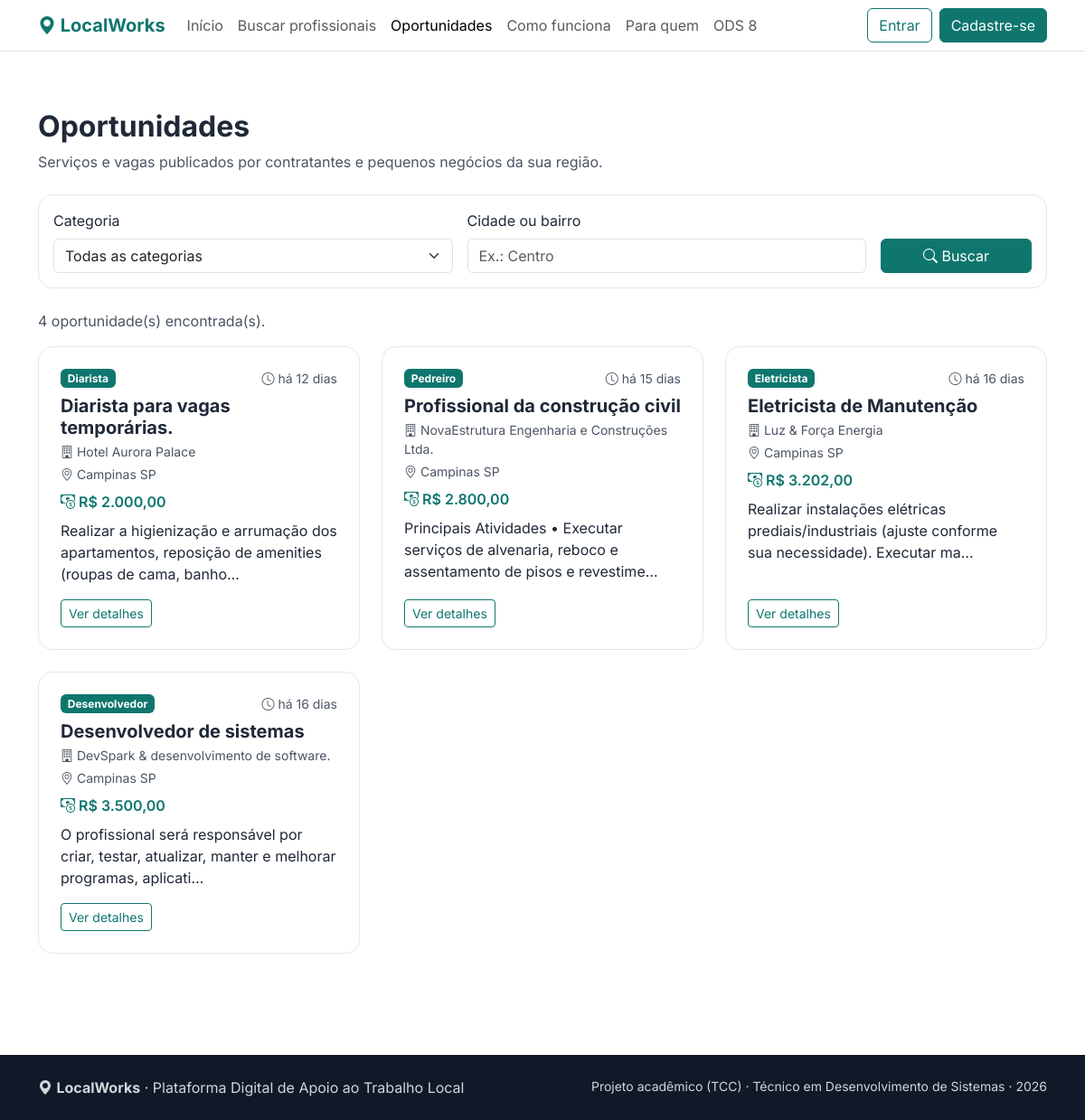
Before: /oportunidades.php with the older database file.
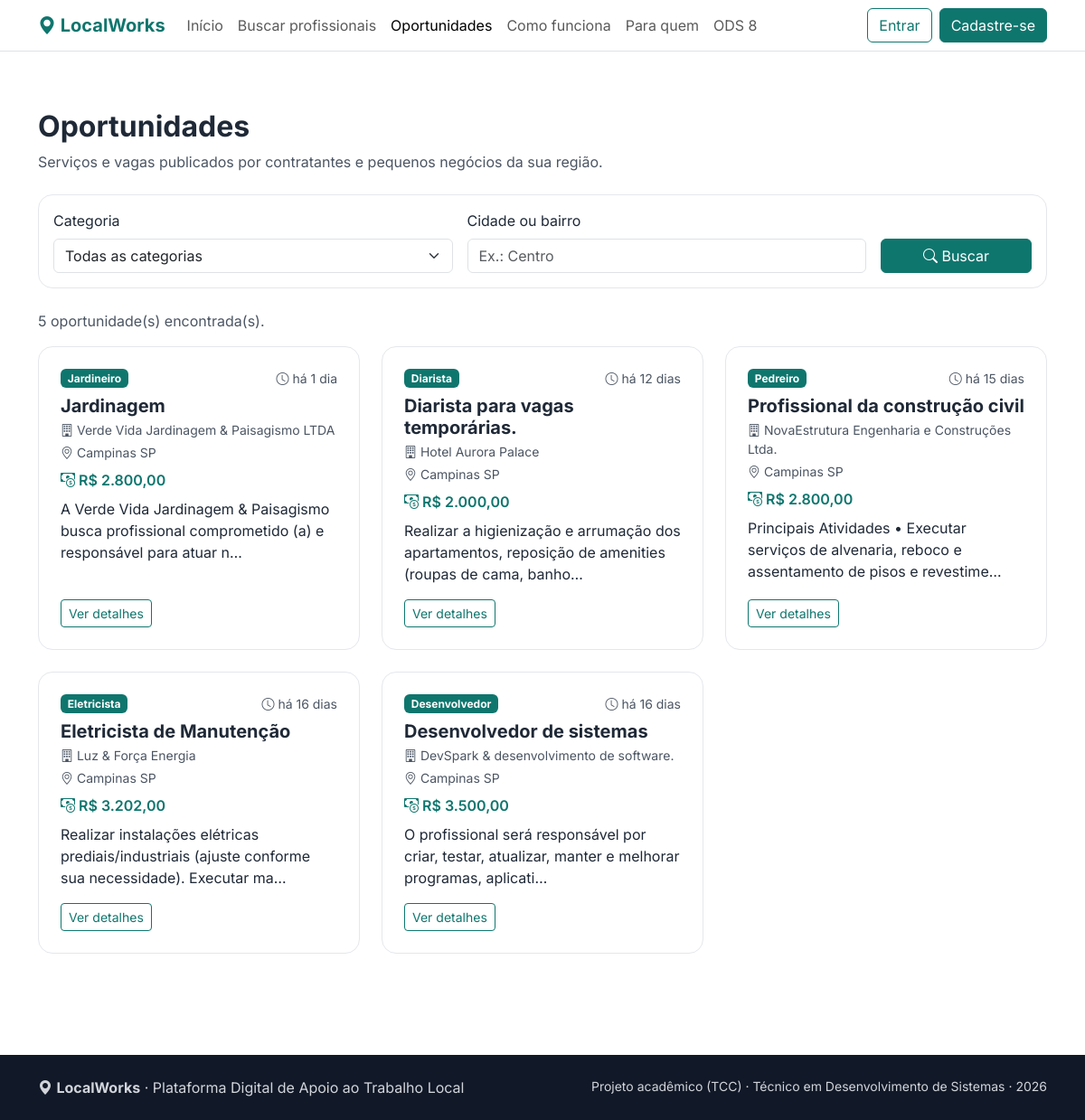
After: the same page with the newer database file.
### tables this page shows
CREATE TABLE `oportunidade` (
  `id_oportunidade` int(10) UNSIGNED NOT NULL,
  `titulo` varchar(100) NOT NULL,
  `descricao` text DEFAULT NULL,
  `localizacao` varchar(100) DEFAULT NULL,
  `valor_proposto` decimal(10,2) DEFAULT NULL,
  `publicada` tinyint(1) NOT NULL DEFAULT 1,
  `data_publicacao` datetime NOT NULL DEFAULT current_timestamp(),
  `id_contratante` int(10) UNSIGNED NOT NULL,
  `id_categoria` int(10) UNSIGNED NOT NULL
);

CREATE TABLE `categoria` (
  `id_categoria` int(10) UNSIGNED NOT NULL,
  `nome` varchar(100) NOT NULL,
  `descricao` text DEFAULT NULL,
  `aprovada` tinyint(1) NOT NULL DEFAULT 0
);

CREATE TABLE `contratante` (
  `id_contratante` int(10) UNSIGNED NOT NULL,
  `cnpj` varchar(18) DEFAULT NULL,
  `empresa` varchar(100) DEFAULT NULL
);

### src/Conexao.php (called while the page is built, shortened)
<?php
final class Conexao
{
    private static ?PDO $pdo = null;
    public static function obter(): PDO
    {
        if (self::$pdo instanceof PDO) {
            return self::$pdo;
        }
        $host = '127.0.0.1';
        $porta = '3306';
        $banco = 'LocalWorks_DB';
        $usuario = 'root';
        $senha = '';
        $dsn = "mysql:host={$host};port={$porta};dbname={$banco};charset=utf8mb4";
        self::$pdo = new PDO($dsn, $usuario, $senha, [
            PDO::ATTR_ERRMODE => PDO::ERRMODE_EXCEPTION,
            PDO::ATTR_DEFAULT_FETCH_MODE => PDO::FETCH_ASSOC,
            PDO::ATTR_EMULATE_PREPARES => false,
        ]);
        return self::$pdo;
    }
}

### src/Oportunidades.php (called while the page is built, shortened)
<?php
require_once __DIR__ . '/Conexao.php';
final class Oportunidades
{
    public static function buscar(int $idCategoria, string $local): array
    {
        $sql = '
            SELECT
                o.id_oportunidade,
                o.titulo,
                o.descricao,
                o.localizacao,
                o.valor_proposto,
                o.data_publicacao,
                c.nome AS categoria,
                ct.empresa
            FROM oportunidade o
            INNER JOIN categoria c
                ON c.id_categoria = o.id_categoria
            INNER JOIN contratante ct
                ON ct.id_contratante = o.id_contratante
            WHERE o.publicada = 1
        ';
        $params = [];
        $sql .= ' ORDER BY o.id_oportunidade DESC LIMIT 50';
        $stmt = Conexao::obter()->prepare($sql);
        $stmt->execute($params);
        return $stmt->fetchAll();
    }
}

### includes/iniciar.php (called while the page is built, shortened)
<?php
require_once __DIR__ . '/../src/Conexao.php';
require_once __DIR__ . '/../src/Painel.php';
require_once __DIR__ . '/../src/Oportunidades.php';
function e(mixed $texto): string
{
    return htmlspecialchars((string) $texto, ENT_QUOTES, 'UTF-8');
}
function formatarValor(mixed $valor): string
{
    return 'R$ ' . number_format((float) $valor, 2, ',', '.');
}
function tempoDecorrido(?string $data): string
{
    try {
        $agora = new DateTimeImmutable('now');
        $inicio = new DateTimeImmutable($data);
    } catch (Throwable $ex) {
        return '';
    }
    $seg = $agora->getTimestamp() - $inicio->getTimestamp();
    $dias = intdiv($seg, 86400);
    if ($dias < 30) {
        return 'há ' . $dias . ($dias === 1 ? ' dia' : ' dias');
    }
    return 'em ' . $inicio->format('d/m/Y');
}

### public/oportunidades.php (the view, shortened to what the changed rows need)
<?php
require_once __DIR__ . '/../includes/iniciar.php';
$idCategoria = (int) ($_GET['categoria'] ?? 0);
$local = trim((string) ($_GET['local'] ?? ''));
$erro = '';
try {
    $oportunidades = Oportunidades::buscar($idCategoria, $local);
} catch (Throwable $ex) {
    error_log('oportunidades.php: ' . $ex->getMessage());
    $erro = 'Não foi possível carregar as oportunidades agora.';
}
require_once __DIR__ . '/../includes/cabecalho.php';
?>
<section class="secao">
    <div class="container">
        <h1 class="h2 fw-bold mb-2">Oportunidades</h1>
        <p class="text-secondary mb-4">
            Serviços e vagas publicados por contratantes e pequenos negócios da sua região.
        </p>
        <form method="get" action="oportunidades.php" class="cartao p-3 mb-4">
            <div class="row g-3 align-items-end">
            </div>
        </form>
        <?php if ($erro): ?>
            <div class="alert alert-danger" role="alert"><?= e($erro) ?></div>
        <?php elseif (!$oportunidades): ?>
            <p class="text-secondary">Nenhuma oportunidade encontrada com esses filtros.</p>
        <?php else: ?>
            <p class="text-secondary">
                <?= count($oportunidades) ?> oportunidade(s) encontrada(s).
            </p>
            <div class="row g-4">
                <?php
                $hTag = 'h2';
                foreach ($oportunidades as $o) {
                    include __DIR__ . '/../includes/cartao_proposta.php';
                }
                ?>
            </div>
        <?php endif; ?>
    </div>
</section>
<?php require_once __DIR__ . '/../includes/rodape.php'; ?>

### includes/cartao_proposta.php
<?php
$hTag = $hTag ?? 'h3';
?>
<div class="col-md-6 col-lg-4">
    <div class="cartao bg-white h-100 p-4 d-flex flex-column">
        <div class="d-flex justify-content-between align-items-start gap-2 mb-2">
            <span class="badge text-bg-primary"><?= e($o['categoria']) ?></span>
            <span class="small text-secondary text-nowrap">
                <i class="bi bi-clock"></i>
                <?= e(tempoDecorrido($o['data_publicacao'] ?? null)) ?>
            </span>
        </div>
        <<?= $hTag ?> class="h5 fw-bold mb-1"><?= e($o['titulo']) ?></<?= $hTag ?>>
        <p class="small text-secondary mb-1">
            <i class="bi bi-building"></i> <?= e($o['empresa'] ?: 'Contratante') ?>
        </p>
        <p class="small text-secondary mb-2">
            <i class="bi bi-geo-alt"></i> <?= e($o['localizacao'] ?: 'Local não informado') ?>
        </p>
        <p class="fw-semibold text-primary mb-2">
            <i class="bi bi-cash-coin"></i> <?= e(formatarValor($o['valor_proposto'] ?? null)) ?>
        </p>
        <p class="mb-3">
            <?= e(mb_strimwidth((string) $o['descricao'], 0, 100, '…')) ?>
        </p>
        <a class="btn btn-outline-primary btn-sm mt-auto align-self-start"
           href="oportunidade_detalhe.php?id=<?= (int) $o['id_oportunidade'] ?>">
            Ver detalhes
        </a>
    </div>
</div>

Changed rows visible on the page:
added oportunidade: id_categoria.nome "Jardineiro", data_publicacao "há 1 dia", titulo "Jardinagem", id_contratante.empresa "Verde Vida Jardinagem & Paisagismo LTDA", localizacao "Campinas SP", valor_proposto "R$ 2.800,00", descricao "A Verde Vida Jardinagem & Paisagismo busca profissional comprometido (a) e responsável para atuar n…"
Other visible differences:
count($oportunidades): "4" → "5"
